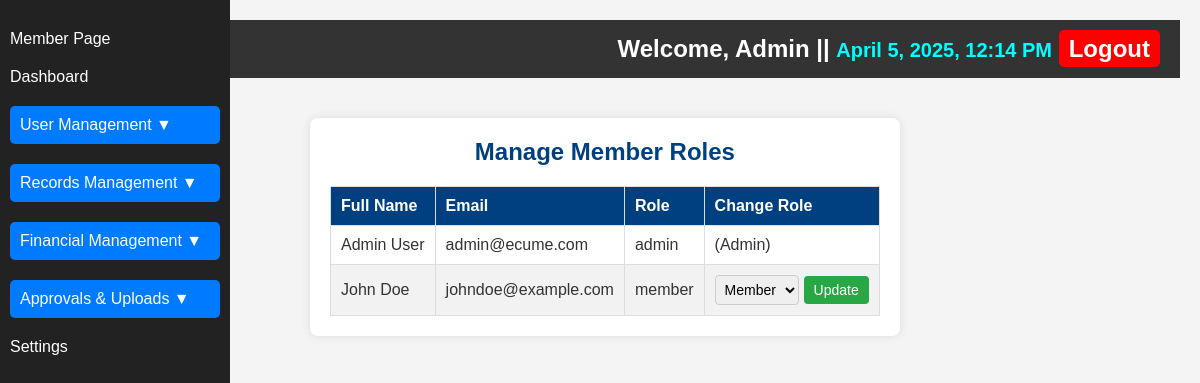
The page /admin/manage_roles.php (signed in) on the database as committed earlier.
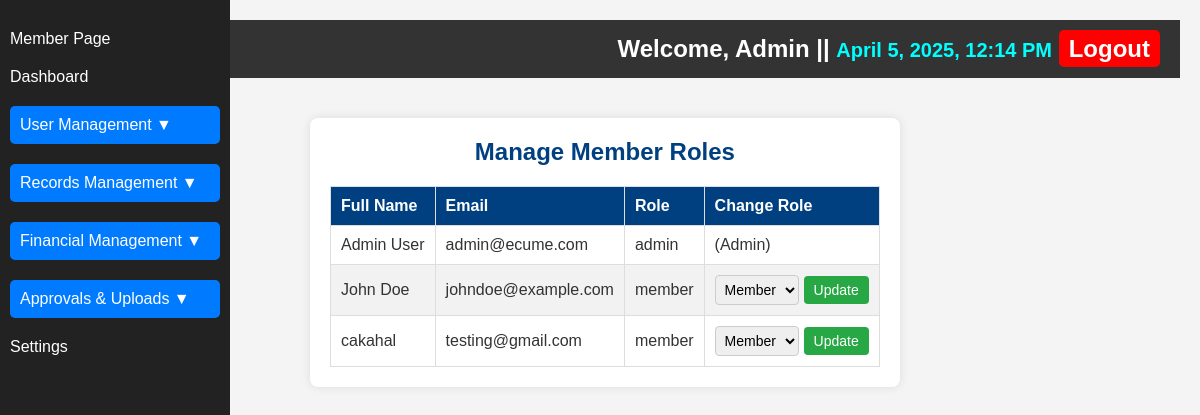
The same page on the database as committed later.
### tables this page shows
CREATE TABLE `users` (
  `id` int(11) NOT NULL,
  `full_name` varchar(255) NOT NULL,
  `email` varchar(100) NOT NULL,
  `password` varchar(255) NOT NULL,
  `phone` varchar(15) DEFAULT NULL,
  `profile_picture` varchar(255) DEFAULT 'default.png',
  `role` enum('admin','member') DEFAULT 'member',
  `created_at` timestamp NOT NULL DEFAULT current_timestamp(),
  `status` varchar(20) NOT NULL DEFAULT 'pending'
);

### admin/manage_roles.php (the view, shortened to what this page needs)
<?php
require_once "../includes/db.php";
$stmt = $pdo->query("SELECT id, full_name, email, role FROM users");
$users = $stmt->fetchAll(PDO::FETCH_ASSOC);
?>
<?php include "../includes/admin_header.php"; ?>
<div class="admin-container">
    <?php include "../includes/admin_sidebar.php"; ?>
<section>
    <h2>Manage Member Roles</h2>
    <table border="1">
        <thead>
            <tr>
                <th>Full Name</th>
                <th>Email</th>
                <th>Role</th>
                <th>Change Role</th>
            </tr>
        </thead>
        <tbody>
            <?php foreach ($users as $user): ?>
                <tr>
                    <td><?php echo htmlspecialchars($user["full_name"]); ?></td>
                    <td><?php echo htmlspecialchars($user["email"]); ?></td>
                    <td><?php echo htmlspecialchars($user["role"]); ?></td>
                    <td>
                        <?php if ($user["role"] !== "admin"): ?>
                            <form method="POST">
                                <select name="role">
                                    <option value="member" <?php echo $user["role"] === "member" ? "selected" : ""; ?>>Member</option>
                                </select>
                                <button type="submit">Update</button>
                            </form>
                        <?php else: ?>
                            (Admin)
                        <?php endif; ?>
                    </td>
                </tr>
            <?php endforeach; ?>
        </tbody>
    </table>
</section>

Rows that differ between the two databases and show on the page:
added users: full_name "cakahal", email "testing@gmail.com", role "member", role "Member"
